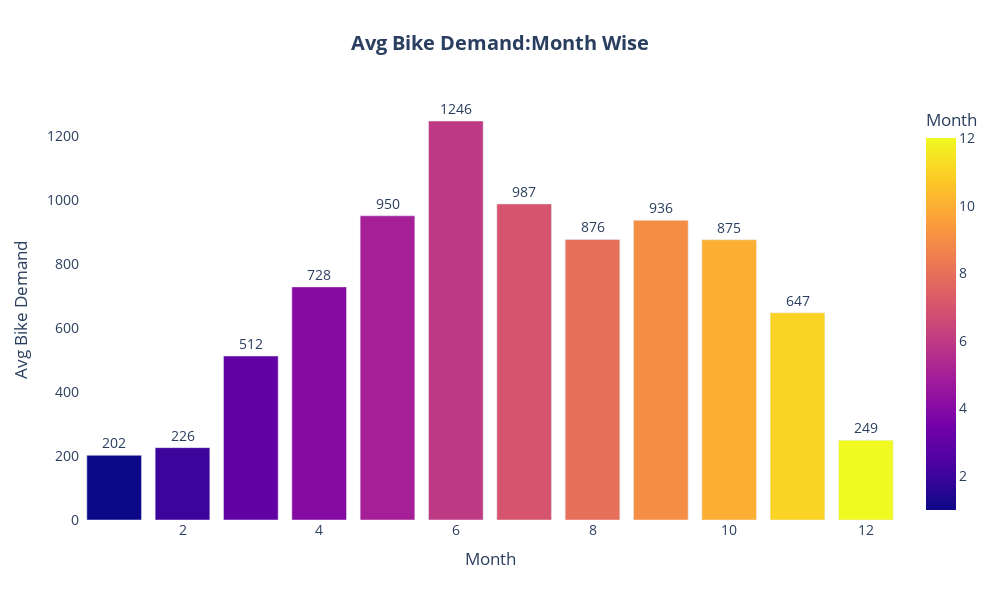

Here is the notebook cell this chart was saved with:
### Markdown cell above
## **9.Month Wise Demands Of Bike Rental**

### Code cell
# -------- Month Wise Analysis --------
monthly_avg = df.groupby('Month')['Rented_Bike_Count'].mean().round().reset_index()

fig = px.bar(
  monthly_avg,
  x = 'Month',
  y = 'Rented_Bike_Count',
  color = 'Month',
  title = '<b>Avg Bike Demand:Month Wise</b>',
  text = 'Rented_Bike_Count'
)
fig.update_traces(textposition = 'outside')
fig.update_layout(
  title_x = 0.5,
  width = 1000,
  height = 600,
  xaxis_title = 'Month',
  yaxis_title = 'Avg Bike Demand',
  bargap = 0.2,
  plot_bgcolor = 'white',
  font = dict(size = 14)
)
fig.show()

### Figure 1 — Plotly figure (JSON) as saved in the notebook; plotly's stock layout.template omitted (floating-point values rounded to 4 significant figures)
{"data": [{"hovertemplate": "Month=%{marker.color}<br>Rented_Bike_Count=%{text}<extra></extra>", "legendgroup": "", "marker": {"color": [1, 2, 3, 4, 5, 6, 7, 8, 9, 10, 11, 12], "coloraxis": "coloraxis", "pattern": {"shape": ""}}, "name": "", "orientation": "v", "showlegend": false, "text": [202.0, 226.0, 512.0, 728.0, 950.0, 1246.0, 987.0, 876.0, 936.0, 875.0, 647.0, 249.0], "textposition": "outside", "type": "bar", "x": [1, 2, 3, 4, 5, 6, 7, 8, 9, 10, 11, 12], "xaxis": "x", "y": [202.0, 226.0, 512.0, 728.0, 950.0, 1246.0, 987.0, 876.0, 936.0, 875.0, 647.0, 249.0], "yaxis": "y"}], "layout": {"bargap": 0.2, "barmode": "relative", "coloraxis": {"colorbar": {"title": {"text": "Month"}}, "colorscale": [[0, "#0d0887"], [0.1111, "#46039f"], [0.2222, "#7201a8"], [0.3333, "#9c179e"], [0.4444, "#bd3786"], [0.5556, "#d8576b"], [0.6667, "#ed7953"], [0.7778, "#fb9f3a"], [0.8889, "#fdca26"], [1, "#f0f921"]]}, "font": {"size": 14}, "height": 600, "legend": {"tracegroupgap": 0}, "plot_bgcolor": "white", "title": {"text": "<b>Avg Bike Demand:Month Wise</b>", "x": 0.5}, "width": 1000, "xaxis": {"anchor": "y", "domain": [0, 1], "title": {"text": "Month"}}, "yaxis": {"anchor": "x", "domain": [0, 1], "title": {"text": "Avg Bike Demand"}}}}
